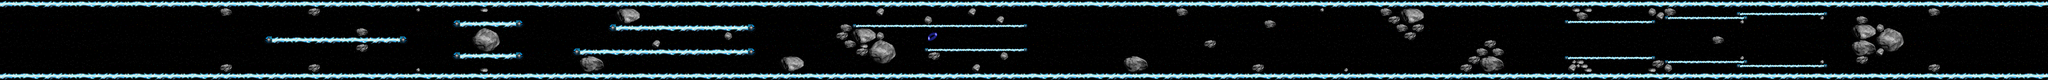

Below is a game level as drawn by its tile map, then a one-line description and the .tmx that defines it (tile-layer data replaced by summaries):
An orthogonal 512x20 tile map with 16x16 px tiles, 3 tile layers (background, walls, hazards).

<map version="1.0" orientation="orthogonal" width="512" height="20" tilewidth="16" tileheight="16">
 <tileset firstgid="1" name="reversePolarity Full" tilewidth="16" tileheight="16">
  <image source="reversePolarity Full.png" width="960" height="320" />
 </tileset>
 <layer name="background" width="512" height="20">
  <data>[10240 cells, 10240 non-empty, 329 distinct tile ids]</data>
 </layer>
 <layer name="walls" width="512" height="20">
  <data>[10240 cells, 2534 non-empty, 40 distinct tile ids]</data>
 </layer>
 <layer name="hazards" width="512" height="20">
  <data>[10240 cells, 645 non-empty, 121 distinct tile ids]</data>
 </layer>
</map>
